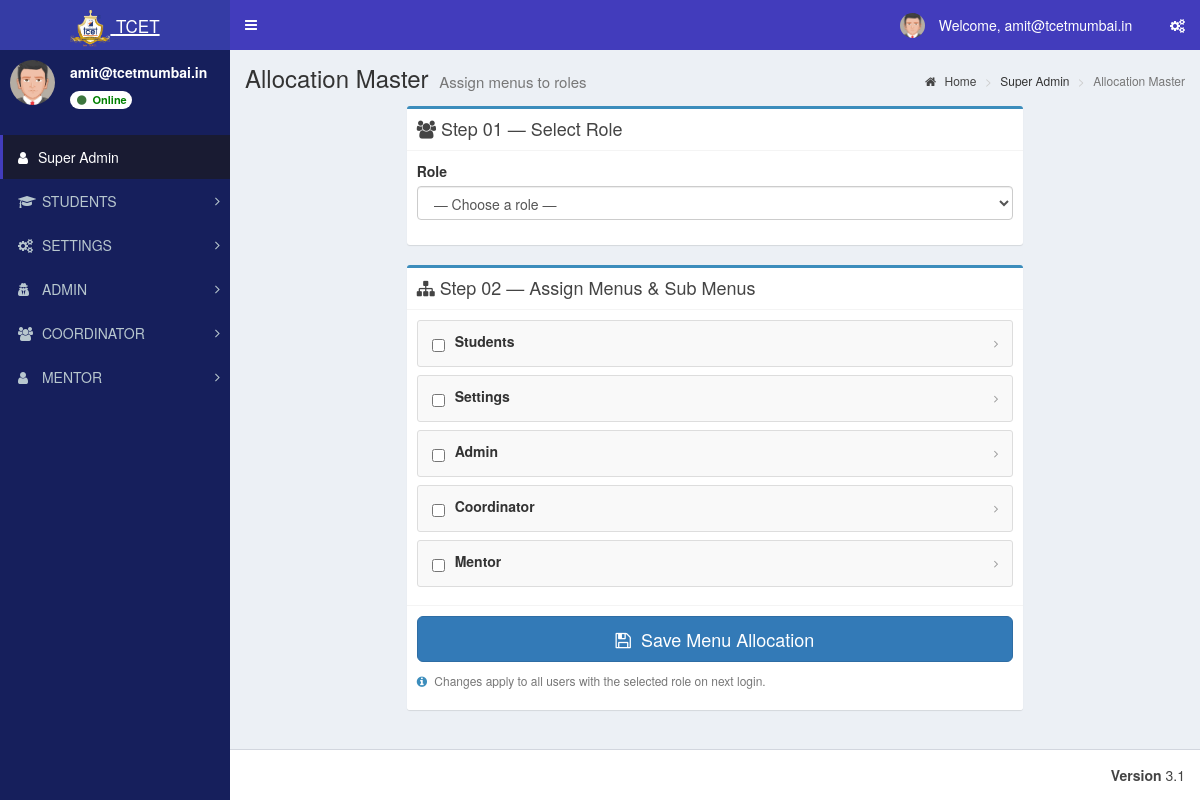
The app's page /admin/allocation_master.php (signed in) with its own data.
### tables this page shows
CREATE TABLE `st_login` (
  `login_id` int(11) NOT NULL,
  `username` varchar(200) NOT NULL,
  `password` varchar(255) NOT NULL,
  `role_id` int(11) NOT NULL,
  `user_id` int(11) NOT NULL,
  `created_at` timestamp NOT NULL DEFAULT current_timestamp()
);

CREATE TABLE `st_role_master` (
  `role_id` int(11) NOT NULL,
  `role_name` varchar(100) NOT NULL
);

CREATE TABLE `st_menu_master` (
  `menu_id` int(11) NOT NULL,
  `menu_name` varchar(100) NOT NULL,
  `menu_icon` varchar(100) NOT NULL DEFAULT 'fa fa-folder'
);

### database/db_connect.php (called while the page is built, shortened)
<?php
class DBController
{
    public $host = "localhost";
    public $user = "root";
    public $password = "";
    public $database = "tcet_st";
   public $conn;
    function __construct()
    {
        $this->conn = $this->connectDB();
    }
    function connectDB()
    {
      $conn = @mysqli_connect($this->host,$this->user,$this->password,$this->database);
      return $conn;
    }
    function runQuery($query) {
        $result = mysqli_query($this->conn,$query);
        while($row=mysqli_fetch_assoc($result)) {
            $resultset[] = $row;
        }
        if(!empty($resultset))
            return $resultset;
    }
}
?>

### admin/allocation_master.php (the view, shortened to what this page needs)
<?php
include "header/header.php";
include_once("../database/db_connect.php");
require_once '../database/db_connect.php';
$db = new DBController();
$roles_raw = $db->runQuery("SELECT role_id, role_name FROM st_role_master") ?? [];
$all_menus = $db->runQuery("SELECT * FROM st_menu_master ORDER BY menu_id") ?? [];
$all_subs  = [];
$subs_raw  = $db->runQuery("SELECT * FROM st_sub_menu_master ORDER BY menu_id, sub_menu_id") ?? [];
foreach ($subs_raw as $sub) {
    $all_subs[$sub['menu_id']][] = $sub;
}
?>
<!DOCTYPE html>
<html lang="en">
<head>
  <link rel="stylesheet" href="bootstrap/css/bootstrap.min.css">
  <link rel="stylesheet" href="https://cdnjs.cloudflare.com/ajax/libs/font-awesome/4.5.0/css/font-awesome.min.css">
  <link rel="stylesheet" href="https://cdnjs.cloudflare.com/ajax/libs/ionicons/2.0.1/css/ionicons.min.css">
  <link rel="stylesheet" href="dist/css/AdminLTE.min.css">
  <link rel="stylesheet" href="dist/css/skins/_all-skins.min.css">
  <link rel="stylesheet" href="plugins/iCheck/flat/blue.css">
</head>
<body class="skin-blue sidebar-mini">
<div class="wrapper">
  <div class="content-wrapper">
    <section class="content-header">
      <h1>Allocation Master <small>Assign menus to roles</small></h1>
      <ol class="breadcrumb">
        <li><a href="#"><i class="fa fa-home"></i> Home</a></li>
        <li>Super Admin</li>
        <li class="active">Allocation Master</li>
      </ol>
    </section>
    <section class="content">
      <form method="POST" action="">
        <div class="row">
          <div class="col-md-8 col-md-offset-2">
            <div class="box box-primary">
              <div class="box-header with-border">
                <h3 class="box-title"><i class="fa fa-users"></i> Step 01 — Select Role</h3>
              </div>
              <div class="box-body">
                <div class="form-group">
                  <label for="role_select">Role</label>
                  <select name="role_id" id="role_select" class="form-control" required>
                    <option value="">— Choose a role —</option>
                  </select>
                </div>
              </div>
            </div>
            <div class="box box-primary" id="menu-container">
              <div class="box-header with-border">
                <h3 class="box-title"><i class="fa fa-sitemap"></i> Step 02 — Assign Menus &amp; Sub Menus</h3>
              </div>
              <div class="box-body">
                <ul class="menu-tree">
                  <?php foreach ($all_menus as $menu): ?>
                    <?php $mid = $menu['menu_id']; ?>
                    <li class="tree-item" id="tree_item_<?= $mid ?>">
                      <div class="tree-header">
                        <input type="checkbox"
                               class="main-check flat-blue"
                               name="menu_ids[]"
                               value="<?= $mid ?>"
                               id="menu_<?= $mid ?>"/>
                        <label class="menu-label" for="menu_<?= $mid ?>">
                          <?= htmlspecialchars($menu['menu_name']) ?>
                        </label>
                        <?php if (!empty($all_subs[$mid])): ?>
                          <i class="fa fa-angle-right tree-toggle" id="arrow_<?= $mid ?>"></i>
                        <?php endif; ?>
                      </div>
                    </li>
                  <?php endforeach; ?>
                </ul>
              </div>
              <div class="box-footer">
                <button type="submit" class="btn btn-primary btn-lg btn-block">
                  <i class="fa fa-save"></i> &nbsp;Save Menu Allocation
                </button>
                <p class="alloc-info">
                  <i class="fa fa-info-circle"></i>
                  Changes apply to all users with the selected role on next login.
                </p>
              </div>
            </div>
          </div>
        </div>
      </form>
    </section>
  </div>
</div>
</body>
</html>
 <?php include "header/footer.php" ?>

### admin/header/header.php (shortened to what this page needs)
<?php
include_once("../database/db_connect.php");
$db_handle = new DBController();
$sql = "SELECT * FROM st_login WHERE login_id='" . $_SESSION['user_session'] . "'";
$result = mysqli_query($db_handle->conn, $sql) or die("database error:" . mysqli_error($db_handle->conn));
while ($row = $result->fetch_assoc()) {
	$usertype = $row['role_id'];
	$name = $row['username'];
}
$sql = "SELECT * FROM st_role_master WHERE role_id='" . $usertype . "'";
$result = mysqli_query($db_handle->conn, $sql) or die("database error:" . mysqli_error($db_handle->conn));
while ($row = $result->fetch_assoc()) {
	$role_name = $row['role_name'];
}
?>
<!DOCTYPE html>
<html>
<head>
	<link rel="stylesheet" href="bootstrap/css/bootstrap.min.css">
	<link rel="stylesheet" href="https://cdnjs.cloudflare.com/ajax/libs/font-awesome/4.5.0/css/font-awesome.min.css">
	<link rel="stylesheet" href="https://cdnjs.cloudflare.com/ajax/libs/ionicons/2.0.1/css/ionicons.min.css">
	<link rel="stylesheet" href="dist/css/AdminLTE.min.css">
	<link rel="stylesheet" href="dist/css/skins/_all-skins.min.css">
	<link rel="stylesheet" href="plugins/iCheck/flat/blue.css">
	<link rel="stylesheet" href="plugins/morris/morris.css">
	<link rel="stylesheet" href="plugins/jvectormap/jquery-jvectormap-1.2.2.css">
	<link rel="stylesheet" href="plugins/datepicker/datepicker3.css">
	<link rel="stylesheet" href="plugins/daterangepicker/daterangepicker.css">
	<link rel="stylesheet" href="plugins/bootstrap-wysihtml5/bootstrap3-wysihtml5.min.css">
</head>
<body class="hold-transition skin-blue sidebar-mini">
	<div class="wrapper">
		<header class="main-header">
			<a href="index.php" class="logo">
				<span class="logo-lg"><img src="images/booklogo.webp" class="py-2" height="40px" /> <small>TCET</small></span>
			</a>
			<nav class="navbar navbar-static-top">
				<a href="#" class="sidebar-toggle" data-toggle="offcanvas" role="button">
				</a>
				<div class="navbar-custom-menu">
					<ul class="nav navbar-nav">
						<li class="dropdown user user-menu">
							<a href="#" class="dropdown-toggle" data-toggle="dropdown">
								<img src="dist/img/user2-160x160.jpg" class="user-image" alt="User Image">
								<span class="hidden-xs">&nbsp;Welcome, <?php echo $name; ?> &nbsp;</span>
							</a>
						</li>
						<li>
							<a href="#" data-toggle="control-sidebar"><i class="fa fa-gears"></i></a>
						</li>
					</ul>
				</div>
			</nav>
		</header>
		<aside class="main-sidebar">
			<section class="sidebar">
				<div class="user-panel">
					<div class="pull-left image">
						<img src="dist/img/user2-160x160.jpg" class="img-circle" alt="User Image">
					</div>
					<div class="pull-left info">
						<p><?php echo $name;  ?></p>
						<a class="badge" href="#" style="background:white; color: green;">
							<i class="fa fa-circle text-success"></i> Online
						</a>
					</div>
				</div>
				<br />
				<?php include "side_menu.php"; ?>
		</aside>

### admin/header/side_menu.php (shortened to what this page needs)
<?php
function sidebar_has_column($conn, $table, $column)
{
	$escapedColumn = mysqli_real_escape_string($conn, $column);
	$result = mysqli_query($conn, "SHOW COLUMNS FROM $table LIKE '$escapedColumn'");
	$exists = ($result && mysqli_num_rows($result) > 0);
	return $exists;
}
$menuHasIconColumn = sidebar_has_column($db_handle->conn, 'st_menu_master', 'menu_icon');
$subMenuHasIconColumn = sidebar_has_column($db_handle->conn, 'st_sub_menu_master', 'sub_menu_icon');
$subMenuHasRouteColumn = sidebar_has_column($db_handle->conn, 'st_sub_menu_master', 'sub_menu_route');
$menuTree = array();
$menuIconSelect = $menuHasIconColumn
	? "COALESCE(NULLIF(TRIM(m.menu_icon), ''), 'fa fa-folder') AS menu_icon"
	: "'fa fa-folder' AS menu_icon";
$subMenuRouteSelect = $subMenuHasRouteColumn
	? "COALESCE(NULLIF(TRIM(sm.sub_menu_route), ''), '#') AS sub_menu_route"
	: "'#' AS sub_menu_route";
$subMenuIconSelect = $subMenuHasIconColumn
	? "COALESCE(NULLIF(TRIM(sm.sub_menu_icon), ''), 'fa fa-angle-double-right') AS sub_menu_icon"
	: "'fa fa-angle-double-right' AS sub_menu_icon";
$menuSql = "SELECT m.menu_id, m.menu_name, $menuIconSelect
			FROM st_menu_master m
			WHERE EXISTS (
				SELECT 1
				FROM st_menu_allocation_master mar
				WHERE mar.menu_id = m.menu_id
				  AND mar.role_id = ?
				  AND mar.sub_menu_id IS NULL
			)
			OR NOT EXISTS (
				SELECT 1
				FROM st_menu_allocation_master maa
				WHERE maa.menu_id = m.menu_id
				  AND maa.sub_menu_id IS NULL
			)
			ORDER BY m.menu_id";
$menuStmt = mysqli_prepare($db_handle->conn, $menuSql);
if ($menuStmt) {
	mysqli_stmt_bind_param($menuStmt, 'i', $usertype);
	mysqli_stmt_execute($menuStmt);
	$menuResult = mysqli_stmt_get_result($menuStmt);
	while ($menuRow = mysqli_fetch_assoc($menuResult)) {
		$menuId = (int) $menuRow['menu_id'];
		$menuTree[$menuId] = array(
			'menu_name' => $menuRow['menu_name'],
			'menu_icon' => $menuRow['menu_icon'],
			'submenus' => array()
		);
		$subSql = "SELECT sm.sub_menu_id, sm.sub_menu_name, $subMenuRouteSelect, $subMenuIconSelect
				   FROM st_sub_menu_master sm
				   WHERE sm.menu_id = ?
				   AND (
					   EXISTS (
						   SELECT 1
						   FROM st_menu_allocation_master mar
						   WHERE mar.sub_menu_id = sm.sub_menu_id
							 AND mar.role_id = ?
					   )
					   OR NOT EXISTS (
						   SELECT 1
						   FROM st_menu_allocation_master maa
						   WHERE maa.sub_menu_id = sm.sub_menu_id
					   )
				   )
				   ORDER BY sm.sort_order ASC, sm.sub_menu_id ASC";
		$subStmt = mysqli_prepare($db_handle->conn, $subSql);
		if ($subStmt) {
			mysqli_stmt_bind_param($subStmt, 'ii', $menuId, $usertype);
			mysqli_stmt_execute($subStmt);
			$subResult = mysqli_stmt_get_result($subStmt);
			while ($subRow = mysqli_fetch_assoc($subResult)) {
				$menuTree[$menuId]['submenus'][] = $subRow;
			}
		}
	}
}
?>
<ul class="sidebar-menu" id="sidebar-dynamic-menu">
<li class="active"><a href="index.php"><i class="fa fa-user"></i><span><?php echo htmlspecialchars($role_name); ?></span></a></li>
<?php foreach ($menuTree as $menuId => $menuData) {
	$menuName = trim((string) $menuData['menu_name']);
	$menuIcon = trim((string) $menuData['menu_icon']);
?>
<li class="treeview" data-menu-id="<?php echo $menuId; ?>" id="sidebar-menu-<?php echo $menuId; ?>">
<a href="#">
<i class="<?php echo htmlspecialchars($menuIcon); ?>" aria-hidden="true"></i> <span><?php echo strtoupper(htmlspecialchars($menuName)); ?></span>
<span class="pull-right-container">
<i class="fa fa-angle-right pull-right"></i>
</span>
</a>
</li>
<?php } ?>
</ul>
</section>

### admin/header/footer.php (shortened to what this page needs)
<footer class="main-footer" style="margin-left:5px">
    <div class="pull-right hidden-xs">
      <b>Version</b> 3.1
    </div>
    <strong>&copy; <script type="text/javascript"> document.write(new Date().getFullYear()) </script> Dignity IT Solution </strong>
  </footer>
<link rel="stylesheet" href="https://maxcdn.bootstrapcdn.com/bootstrap/3.3.6/css/bootstrap.min.css" />
</body>
</html>

### admin/allocation_master.php (style rules this page uses)
.menu-tree { list-style: none; padding: 0; margin: 0; }
.menu-tree .tree-item { border: 1px solid #ddd; border-radius: 3px; margin-bottom: 8px; background: #f9f9f9; transition: border-color .15s; }
.tree-header { padding: 10px 14px; display: flex; align-items: center; gap: 10px; cursor: pointer; user-select: none; }
.tree-header .menu-label { font-size: 14px; font-weight: 700; flex: 1; color: #333; }
.tree-toggle { font-size: 12px; color: #999; transition: transform .2s; }
.alloc-info { font-size: 12px; color: #777; margin-top: 10px; }
.alloc-info i { color: #3c8dbc; margin-right: 4px; }

### records on screen
st_login: username "amit@tcetmumbai.in"
st_role_master: role_name "Super Admin"
st_menu_master: menu_name "STUDENTS", menu_name "Students"
st_menu_master: menu_name "SETTINGS", menu_name "Settings"
st_menu_master: menu_name "ADMIN", menu_name "Admin"
st_menu_master: menu_name "COORDINATOR", menu_name "Coordinator"
st_menu_master: menu_name "MENTOR", menu_name "Mentor"
